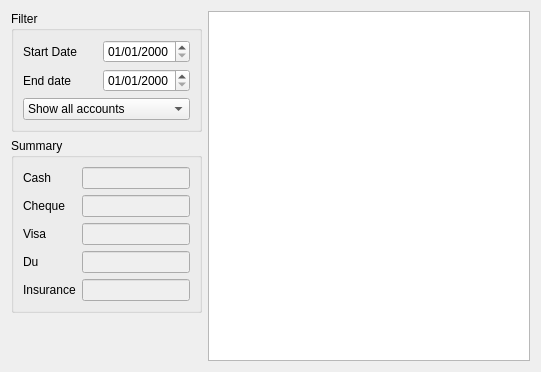
<?xml version="1.0" encoding="UTF-8"?>
<ui version="4.0">
 <class>Account::Internal::AccountView</class>
 <widget class="QWidget" name="Account::Internal::AccountView">
  <property name="geometry">
   <rect>
    <x>0</x>
    <y>0</y>
    <width>541</width>
    <height>372</height>
   </rect>
  </property>
  <property name="windowTitle">
   <string>Form</string>
  </property>
  <layout class="QGridLayout" name="gridLayout_2">
   <item row="0" column="0">
    <widget class="QGroupBox" name="groupBox">
     <property name="title">
      <string>Filter</string>
     </property>
     <layout class="QGridLayout" name="gridLayout_3">
      <item row="0" column="0">
       <widget class="QLabel" name="label">
        <property name="text">
         <string>Start Date</string>
        </property>
       </widget>
      </item>
      <item row="0" column="1">
       <widget class="QDateEdit" name="startDate">
        <property name="displayFormat">
         <string>dd/MM/yyyy</string>
        </property>
       </widget>
      </item>
      <item row="1" column="0">
       <widget class="QLabel" name="label_2">
        <property name="text">
         <string>End date</string>
        </property>
       </widget>
      </item>
      <item row="1" column="1">
       <widget class="QDateEdit" name="endDate">
        <property name="displayFormat">
         <string>dd/MM/yyyy</string>
        </property>
       </widget>
      </item>
      <item row="2" column="0" colspan="2">
       <widget class="QComboBox" name="periodCombo">
        <item>
         <property name="text">
          <string>Show all accounts</string>
         </property>
        </item>
        <item>
         <property name="text">
          <string>Today's accounts</string>
         </property>
        </item>
        <item>
         <property name="text">
          <string>Yesterday's accounts</string>
         </property>
        </item>
        <item>
         <property name="text">
          <string>This week accounts</string>
         </property>
        </item>
        <item>
         <property name="text">
          <string>This month accounts</string>
         </property>
        </item>
        <item>
         <property name="text">
          <string>This year accounts</string>
         </property>
        </item>
       </widget>
      </item>
     </layout>
    </widget>
   </item>
   <item row="0" column="1" rowspan="3">
    <widget class="QTableView" name="tableView">
     <property name="editTriggers">
      <set>QAbstractItemView::NoEditTriggers</set>
     </property>
     <property name="selectionMode">
      <enum>QAbstractItemView::SingleSelection</enum>
     </property>
     <property name="selectionBehavior">
      <enum>QAbstractItemView::SelectRows</enum>
     </property>
    </widget>
   </item>
   <item row="1" column="0">
    <widget class="QGroupBox" name="groupBox_2">
     <property name="title">
      <string>Summary</string>
     </property>
     <layout class="QGridLayout" name="gridLayout">
      <item row="0" column="0" colspan="2">
       <widget class="QLabel" name="label_4">
        <property name="text">
         <string>Cash</string>
        </property>
       </widget>
      </item>
      <item row="0" column="2" colspan="2">
       <widget class="QLineEdit" name="cash">
        <property name="enabled">
         <bool>false</bool>
        </property>
       </widget>
      </item>
      <item row="1" column="0" colspan="2">
       <widget class="QLabel" name="label_5">
        <property name="text">
         <string>Cheque</string>
        </property>
       </widget>
      </item>
      <item row="1" column="2" colspan="2">
       <widget class="QLineEdit" name="cheque">
        <property name="enabled">
         <bool>false</bool>
        </property>
       </widget>
      </item>
      <item row="2" column="0" colspan="2">
       <widget class="QLabel" name="label_6">
        <property name="text">
         <string>Visa</string>
        </property>
       </widget>
      </item>
      <item row="2" column="2" colspan="2">
       <widget class="QLineEdit" name="visa">
        <property name="enabled">
         <bool>false</bool>
        </property>
       </widget>
      </item>
      <item row="3" column="0" colspan="2">
       <widget class="QLabel" name="label_7">
        <property name="text">
         <string>Du</string>
        </property>
       </widget>
      </item>
      <item row="3" column="2" colspan="2">
       <widget class="QLineEdit" name="du">
        <property name="enabled">
         <bool>false</bool>
        </property>
       </widget>
      </item>
      <item row="4" column="0" colspan="2">
       <widget class="QLabel" name="label_8">
        <property name="text">
         <string>Insurance</string>
        </property>
       </widget>
      </item>
      <item row="4" column="2" colspan="2">
       <widget class="QLineEdit" name="insurance">
        <property name="enabled">
         <bool>false</bool>
        </property>
       </widget>
      </item>
     </layout>
    </widget>
   </item>
   <item row="2" column="0">
    <spacer name="verticalSpacer">
     <property name="orientation">
      <enum>Qt::Vertical</enum>
     </property>
     <property name="sizeHint" stdset="0">
      <size>
       <width>20</width>
       <height>40</height>
      </size>
     </property>
    </spacer>
   </item>
  </layout>
 </widget>
 <resources/>
 <connections/>
</ui>
